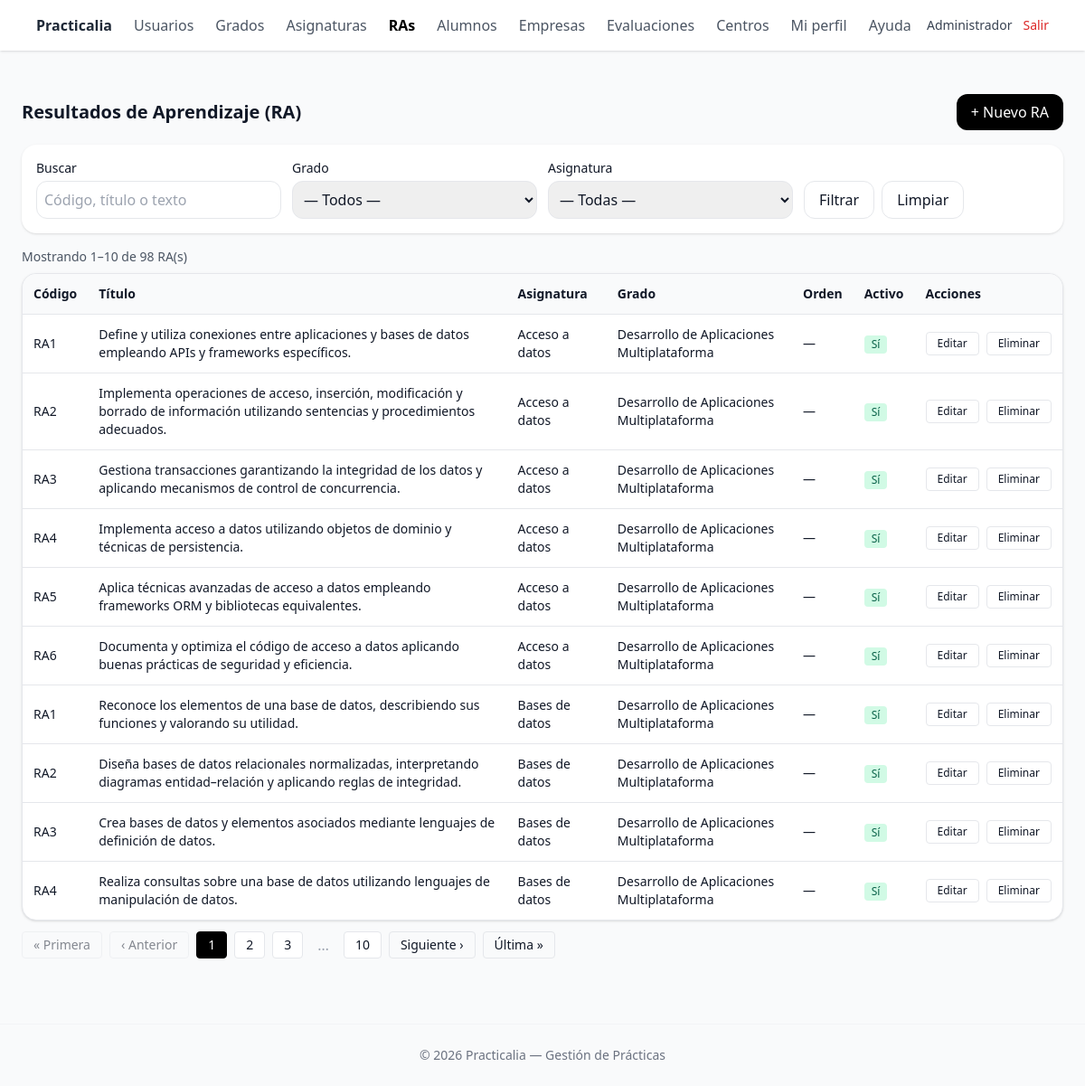
The app's page /public/ras/index.php (signed in) with its own data.
### tables this page shows
CREATE TABLE `asignatura_ras` (
  `id` int(10) UNSIGNED NOT NULL,
  `asignatura_id` int(10) UNSIGNED NOT NULL,
  `codigo` varchar(20) NOT NULL,
  `titulo` varchar(255) NOT NULL,
  `descripcion` text DEFAULT NULL,
  `orden` smallint(5) UNSIGNED DEFAULT NULL,
  `activo` tinyint(1) NOT NULL DEFAULT 1,
  `created_at` datetime NOT NULL DEFAULT current_timestamp(),
  `updated_at` datetime NOT NULL DEFAULT current_timestamp() ON UPDATE current_timestamp(),
  `deleted_at` datetime DEFAULT NULL
);

CREATE TABLE `asignaturas` (
  `id` int(10) UNSIGNED NOT NULL,
  `curso_id` int(10) UNSIGNED NOT NULL,
  `nivel` tinyint(3) UNSIGNED DEFAULT 1,
  `nombre` varchar(150) NOT NULL,
  `codigo` varchar(30) DEFAULT NULL,
  `ects` decimal(4,1) DEFAULT NULL,
  `horas` smallint(5) UNSIGNED DEFAULT NULL,
  `semestre` tinyint(3) UNSIGNED DEFAULT NULL,
  `descripcion` text DEFAULT NULL,
  `activo` tinyint(1) NOT NULL DEFAULT 1,
  `created_at` datetime NOT NULL DEFAULT current_timestamp(),
  `updated_at` datetime NOT NULL DEFAULT current_timestamp() ON UPDATE current_timestamp(),
  `deleted_at` datetime DEFAULT NULL
);

CREATE TABLE `cursos` (
  `id` int(10) UNSIGNED NOT NULL,
  `nombre` varchar(150) NOT NULL,
  `codigo` varchar(50) DEFAULT NULL,
  `anyo` smallint(6) DEFAULT NULL,
  `activo` tinyint(1) NOT NULL DEFAULT 1,
  `created_at` timestamp NOT NULL DEFAULT current_timestamp(),
  `updated_at` timestamp NOT NULL DEFAULT current_timestamp() ON UPDATE current_timestamp()
);

### public/ras/index.php (the view, shortened to what this page needs)
<?php
require_once __DIR__ . '/../../lib/auth.php';
function h(?string $s): string
{
  return htmlspecialchars((string) $s, ENT_QUOTES, 'UTF-8');
}
function urlWith(array $merge): string
{
  $cur = $_GET;
  foreach ($merge as $k => $v) {
    if ($v === null)
      unset($cur[$k]);
    else
      $cur[$k] = $v;
  }
  $q = http_build_query($cur);
  return $q ? ('?' . $q) : './index.php';
}
$q = trim((string) ($_GET['q'] ?? ''));
$asigIdF = filter_input(INPUT_GET, 'asignatura_id', FILTER_VALIDATE_INT) ?: null;
$page = max(1, (int) ($_GET['page'] ?? 1));
$perPage = 10;
$params = [];
$joins = "JOIN asignaturas a ON a.id = ra.asignatura_id
           JOIN cursos c ON c.id = a.curso_id";
$where = ["ra.deleted_at IS NULL", "a.deleted_at IS NULL"];
$whereSql = $where ? ('WHERE ' . implode(' AND ', $where)) : '';
$sqlCount = "SELECT COUNT(DISTINCT ra.id)
             FROM asignatura_ras ra
             $joins
             $whereSql";
$st = $pdo->prepare($sqlCount);
$st->execute($params);
$total = (int) $st->fetchColumn();
$perPage = max(1, (int) $perPage);
$totalPages = max(1, (int) ceil($total / $perPage));
$page = min(max(1, (int) $page), $totalPages);
$offset = ($page - 1) * $perPage;
$sqlRows = "SELECT ra.id, ra.codigo, ra.titulo, ra.orden, ra.activo,
                   a.id AS asig_id, a.nombre AS asig_nombre,
                   c.id AS curso_id, c.nombre AS curso_nombre
            FROM asignatura_ras ra
            $joins
            $whereSql
            GROUP BY ra.id, ra.codigo, ra.titulo, ra.orden, ra.activo, a.id, a.nombre, c.id, c.nombre
            ORDER BY c.nombre ASC, a.nombre ASC,
                     (ra.orden IS NULL) ASC, ra.orden ASC, ra.codigo ASC
            LIMIT :limit OFFSET :offset";
$st = $pdo->prepare($sqlRows);
$st->bindValue(':limit', $perPage, PDO::PARAM_INT);
$st->bindValue(':offset', $offset, PDO::PARAM_INT);
$st->execute();
$rows = $st->fetchAll(PDO::FETCH_ASSOC);
$from = ($total === 0) ? 0 : ($offset + 1);
$to = min($offset + $perPage, $total);
$window = 2;
$pagesToShow = [];
$pagesToShow[] = 1;
for ($i = $page - $window; $i <= $page + $window; $i++) {
  if ($i > 1 && $i < $totalPages)
    $pagesToShow[] = $i;
}
if ($totalPages > 1)
  $pagesToShow[] = $totalPages;
$pagesToShow = array_values(array_unique(array_filter($pagesToShow, fn($p) => $p >= 1 && $p <= $totalPages)));
sort($pagesToShow);
function renderPageLink(int $p, int $cur): string
{
  $isCur = ($p === $cur);
  $cls = 'px-3 py-1 rounded border text-sm ' . ($isCur ? 'bg-black text-white border-black' : 'bg-white');
  return '<a class="' . $cls . '" href="' . h(urlWith(['page' => $p])) . '">' . $p . '</a>';
}
require_once __DIR__ . '/../partials/_header.php';
?>
<div class="flex items-center justify-between mb-4">
  <h1 class="text-xl font-semibold">Resultados de Aprendizaje (RA)</h1>
  <a href="./create.php<?= $asigIdF ? '?asignatura_id=' . (int) $asigIdF : '' ?>"
    class="px-4 py-2 rounded-xl bg-black text-white">+ Nuevo RA</a>
</div>
<form method="get" class="bg-white p-4 rounded-2xl shadow mb-4 grid grid-cols-1 md:grid-cols-4 gap-3">
  <div>
    <label class="block text-sm font-medium">Buscar</label>
    <input name="q" value="<?= h($q) ?>" class="mt-1 w-full border rounded-xl p-2" placeholder="Código, título o texto">
  </div>
  <div>
    <label class="block text-sm font-medium">Grado</label>
    <select name="curso_id" class="mt-1 w-full border rounded-xl p-2" onchange="this.form.submit()">
      <option value="">— Todos —</option>
    </select>
  </div>
  <div>
    <label class="block text-sm font-medium">Asignatura</label>
    <select name="asignatura_id" class="mt-1 w-full border rounded-xl p-2">
      <option value="">— Todas —</option>
    </select>
  </div>
  <div class="flex items-end gap-2">
    <button class="px-4 py-2 rounded-xl border">Filtrar</button>
    <a href="./index.php" class="px-4 py-2 rounded-xl border">Limpiar</a>
  </div>
</form>
<div class="mb-2 text-sm text-gray-600">
  Mostrando <span class="font-medium"><?= (int) $from ?></span>–<span class="font-medium"><?= (int) $to ?></span> de
  <span class="font-medium"><?= (int) $total ?></span> RA(s)
</div>
<div class="overflow-x-auto bg-white rounded-2xl shadow border">
  <table class="min-w-full text-sm">
    <thead class="bg-gray-50">
      <tr>
        <th class="text-left p-3">Código</th>
        <th class="text-left p-3">Título</th>
        <th class="text-left p-3">Asignatura</th>
        <th class="text-left p-3">Grado</th>
        <th class="text-left p-3">Orden</th>
        <th class="text-left p-3">Activo</th>
        <th class="text-left p-3">Acciones</th>
      </tr>
    </thead>
    <tbody>
      <?php if (!$rows): ?>
        <tr>
          <td colspan="7" class="p-4 text-gray-500">No hay RAs.</td>
        </tr>
      <?php else:
        foreach ($rows as $r): ?>
          <tr class="border-t">
            <td class="p-3 font-medium"><?= h($r['codigo']) ?></td>
            <td class="p-3"><?= h($r['titulo']) ?></td>
            <td class="p-3"><?= h($r['asig_nombre']) ?></td>
            <td class="p-3"><?= h($r['curso_nombre']) ?></td>
            <td class="p-3"><?= h($r['orden'] !== null ? (string) $r['orden'] : '—') ?></td>
            <td class="p-3">
              <?php if ((int) $r['activo'] === 1): ?>
                <span class="inline-block text-xs px-2 py-0.5 rounded bg-emerald-100 text-emerald-800">Sí</span>
              <?php else: ?>
                <span class="inline-block text-xs px-2 py-0.5 rounded bg-gray-100 text-gray-700">No</span>
              <?php endif; ?>
            </td>
            <td class="p-3">
              <div class="flex gap-2">
                <a class="px-3 py-1 rounded border text-xs" href="./edit.php?id=<?= (int) $r['id'] ?>">Editar</a>
                <form method="post" action="./delete.php" onsubmit="return confirm('¿Eliminar este RA?');">
                  <button class="px-3 py-1 rounded border text-xs" type="submit">Eliminar</button>
                </form>
              </div>
            </td>
          </tr>
        <?php endforeach; endif; ?>
    </tbody>
  </table>
</div>
<?php if ($totalPages > 1): ?>
  <nav class="flex items-center gap-2 mt-3" aria-label="Paginación">
    <a class="px-3 py-1 rounded border text-sm <?= $page === 1 ? 'pointer-events-none opacity-50' : '' ?>"
      href="<?= h(urlWith(['page' => 1])) ?>">« Primera</a>
    <a class="px-3 py-1 rounded border text-sm <?= $page === 1 ? 'pointer-events-none opacity-50' : '' ?>"
      href="<?= h(urlWith(['page' => max(1, $page - 1)])) ?>">‹ Anterior</a>
    <?php
    $prev = 0;
    foreach ($pagesToShow as $p):
      if ($prev && $p > $prev + 1)
        echo '<span class="px-2 text-gray-400">…</span>';
      echo renderPageLink($p, $page);
      $prev = $p;
    endforeach;
    ?>
    <a class="px-3 py-1 rounded border text-sm <?= $page === $totalPages ? 'pointer-events-none opacity-50' : '' ?>"
      href="<?= h(urlWith(['page' => min($totalPages, $page + 1)])) ?>">Siguiente ›</a>
    <a class="px-3 py-1 rounded border text-sm <?= $page === $totalPages ? 'pointer-events-none opacity-50' : '' ?>"
      href="<?= h(urlWith(['page' => $totalPages])) ?>">Última »</a>
  </nav>
<?php endif; ?>
</main>
<?php require_once __DIR__ . '/../partials/_footer.php'; ?>

### records on screen
asignatura_ras: codigo "RA1", titulo "Define y utiliza conexiones entre aplicaciones y bases de datos empleando APIs y frameworks específicos.", asignatura.nombre "Acceso a datos", cursos.nombre "Desarrollo de Aplicaciones Multiplataforma", orden "—", activo "Sí"
asignatura_ras: codigo "RA2", titulo "Implementa operaciones de acceso, inserción, modificación y borrado de información utilizando sentencias y procedimientos adecuados.", asignatura.nombre "Acceso a datos", cursos.nombre "Desarrollo de Aplicaciones Multiplataforma", orden "—", activo "Sí"
asignatura_ras: codigo "RA3", titulo "Gestiona transacciones garantizando la integridad de los datos y aplicando mecanismos de control de concurrencia.", asignatura.nombre "Acceso a datos", cursos.nombre "Desarrollo de Aplicaciones Multiplataforma", orden "—", activo "Sí"
asignatura_ras: codigo "RA4", titulo "Implementa acceso a datos utilizando objetos de dominio y técnicas de persistencia.", asignatura.nombre "Acceso a datos", cursos.nombre "Desarrollo de Aplicaciones Multiplataforma", orden "—", activo "Sí"
asignatura_ras: codigo "RA5", titulo "Aplica técnicas avanzadas de acceso a datos empleando frameworks ORM y bibliotecas equivalentes.", asignatura.nombre "Acceso a datos", cursos.nombre "Desarrollo de Aplicaciones Multiplataforma", orden "—", activo "Sí"
asignatura_ras: codigo "RA6", titulo "Documenta y optimiza el código de acceso a datos aplicando buenas prácticas de seguridad y eficiencia.", asignatura.nombre "Acceso a datos", cursos.nombre "Desarrollo de Aplicaciones Multiplataforma", orden "—", activo "Sí"
asignatura_ras: codigo "RA1", titulo "Reconoce los elementos de una base de datos, describiendo sus funciones y valorando su utilidad.", asignatura.nombre "Bases de datos", cursos.nombre "Desarrollo de Aplicaciones Multiplataforma", orden "—", activo "Sí"
asignatura_ras: codigo "RA2", titulo "Diseña bases de datos relacionales normalizadas, interpretando diagramas entidad–relación y aplicando reglas de integridad.", asignatura.nombre "Bases de datos", cursos.nombre "Desarrollo de Aplicaciones Multiplataforma", orden "—", activo "Sí"
asignatura_ras: codigo "RA3", titulo "Crea bases de datos y elementos asociados mediante lenguajes de definición de datos.", asignatura.nombre "Bases de datos", cursos.nombre "Desarrollo de Aplicaciones Multiplataforma", orden "—", activo "Sí", id "10"
asignatura_ras: codigo "RA4", titulo "Realiza consultas sobre una base de datos utilizando lenguajes de manipulación de datos.", asignatura.nombre "Bases de datos", cursos.nombre "Desarrollo de Aplicaciones Multiplataforma", orden "—", activo "Sí"
asignaturas: id "2"

### other values on screen
$user['nombre'] "Administrador"
$from "1"
$to "10"
$total "98"
$p "1"
$p "3"
